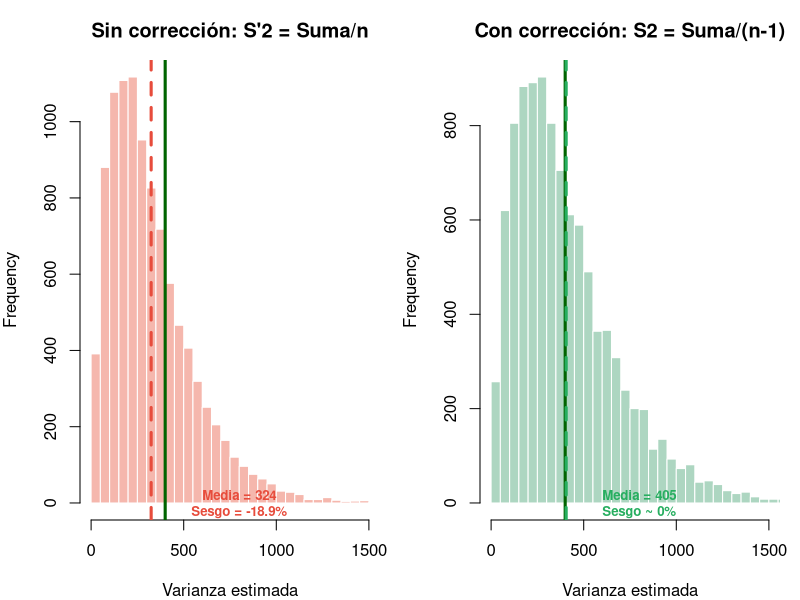
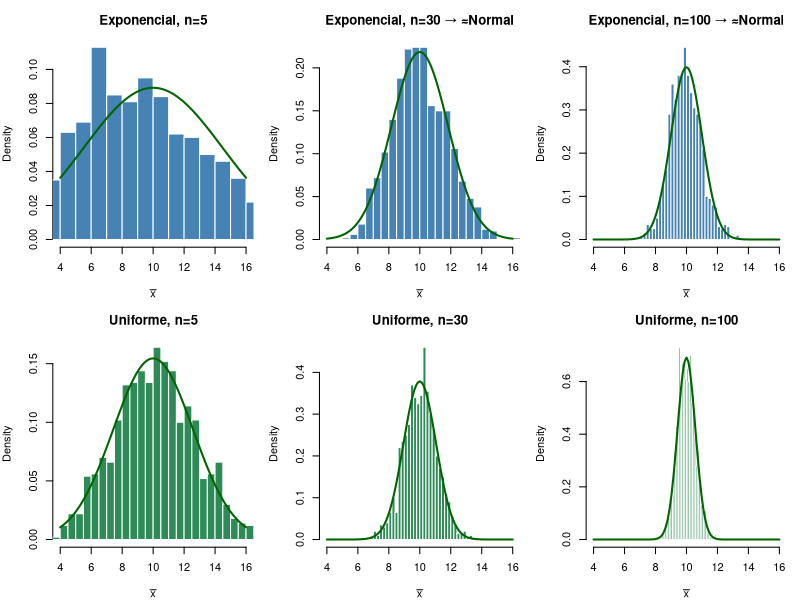
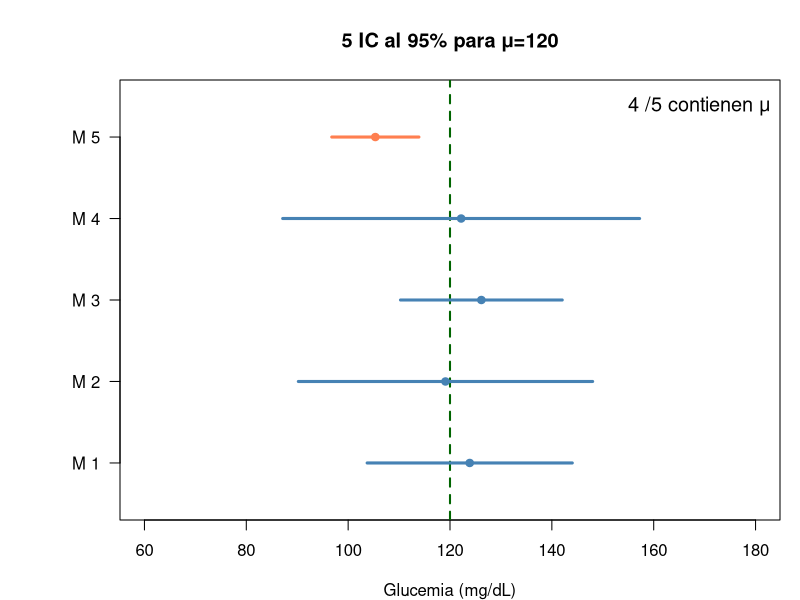
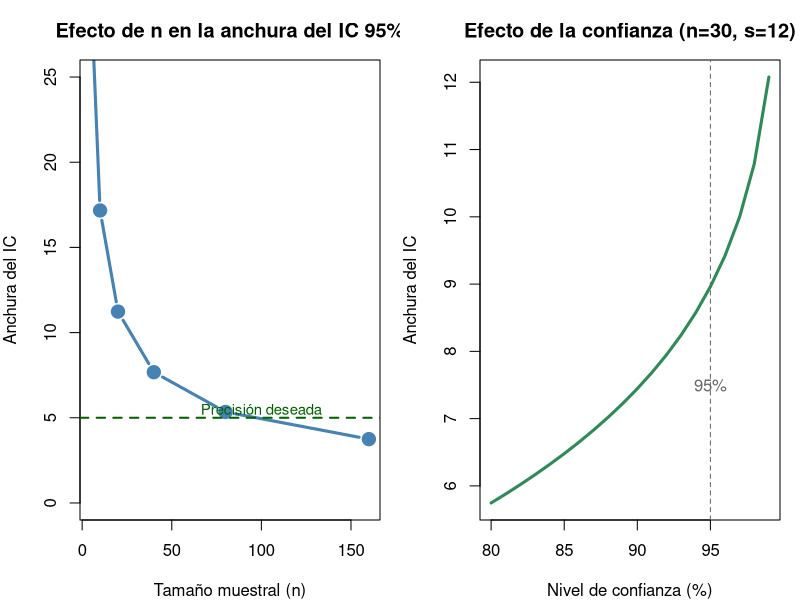
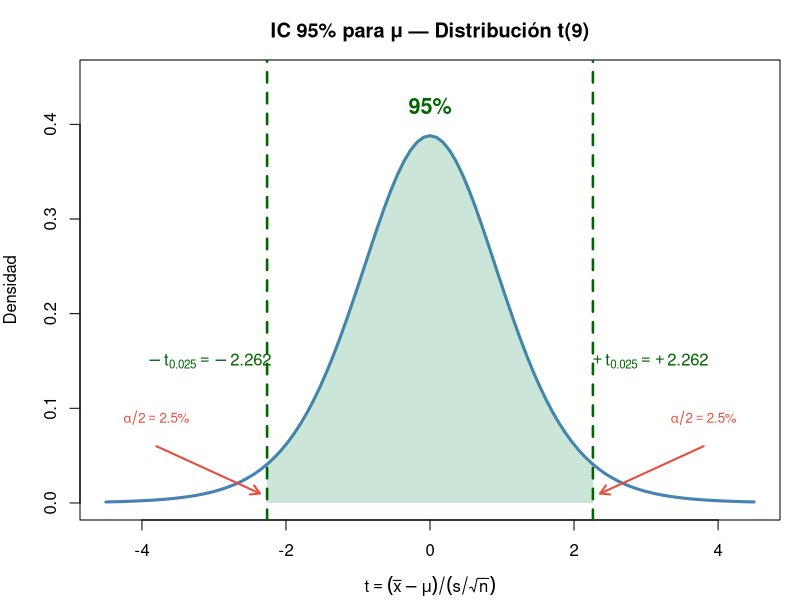
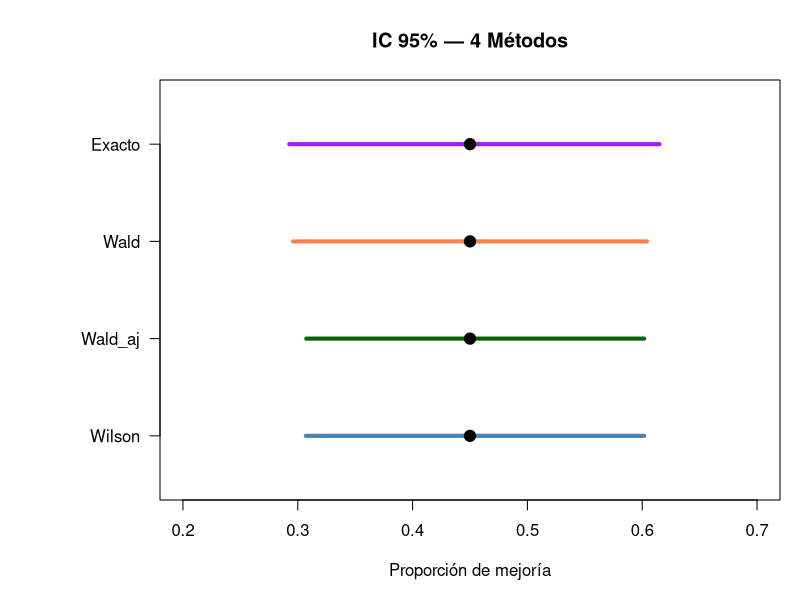
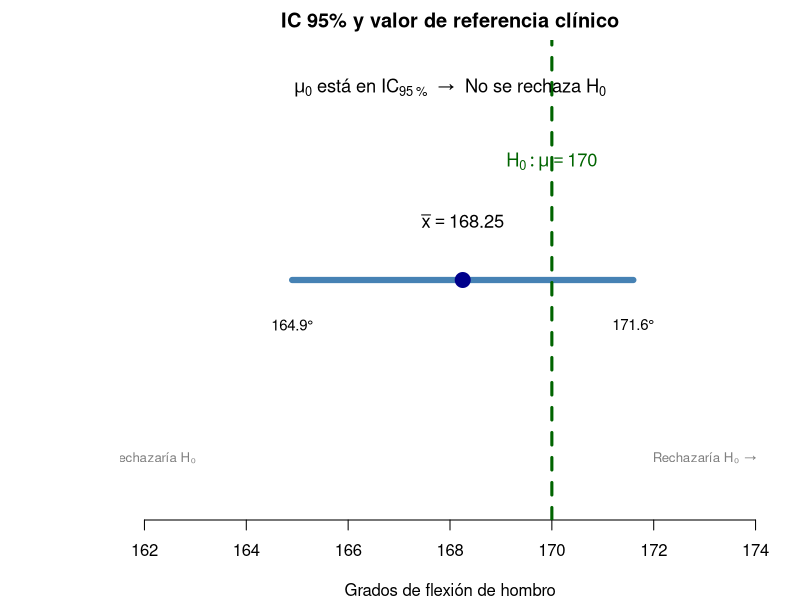

The R source for these figures, in order:
## ---- chunk 1
#| fig-height: 5
set.seed(42)
n <- 5; sigma2 <- 400; Nsim <- 10000
S2_prime <- replicate(Nsim, {x <- rnorm(n, 150, sqrt(sigma2)); sum((x-mean(x))^2)/n})
S2_correct <- S2_prime * n/(n-1)  # S² = S'² × n/(n-1)

par(mfrow=c(1,2), mar=c(4,4,3,1))
hist(S2_prime, col=rgb(0.9,0.3,0.2,0.4), border="white", breaks=40,
     main="Sin corrección: S'2 = Suma/n",
     xlab="Varianza estimada", xlim=c(0,1500))
abline(v=sigma2, col="darkgreen", lwd=3); abline(v=mean(S2_prime), col="#e74c3c", lwd=3, lty=2)
text(800, 0.003, paste0("Media = ",round(mean(S2_prime),0),"\nSesgo = -",round(100*(1-mean(S2_prime)/sigma2),1),"%"),
     col="#e74c3c", font=2, cex=0.8)

hist(S2_correct, col=rgb(0.2,0.6,0.4,0.4), border="white", breaks=40,
     main="Con corrección: S2 = Suma/(n-1)",
     xlab="Varianza estimada", xlim=c(0,1500))
abline(v=sigma2, col="darkgreen", lwd=3); abline(v=mean(S2_correct), col="#27ae60", lwd=3, lty=2)
text(800, 0.003, paste0("Media = ",round(mean(S2_correct),0),"\nSesgo ~ 0%"),
     col="#27ae60", font=2, cex=0.8)
par(mfrow=c(1,1))
## ---- chunk 2
#| fig-height: 6.2
par(mfrow=c(2,3), mar=c(4,4,3,1)); set.seed(123)
for(n in c(5, 30, 100)){
  medias <- replicate(1000, mean(rexp(n, rate=1/10)))
  hist(medias, col="steelblue", border="white", breaks=30, freq=FALSE,
       main=paste0("Exponencial, n=", n, if(n>=30){" → ≈Normal"}else{""}),
       xlab=expression(bar(x)), xlim=c(4,16))
  curve(dnorm(x, 10, 10/sqrt(n)), add=T, col="darkgreen", lwd=2)
}
for(n in c(5, 30, 100)){
  medias <- replicate(1000, mean(runif(n, 0, 20)))
  hist(medias, col="seagreen", border="white", breaks=30, freq=FALSE,
       main=paste0("Uniforme, n=", n), xlab=expression(bar(x)), xlim=c(4,16))
  curve(dnorm(x, 10, sqrt((20^2/12)/n)), add=T, col="darkgreen", lwd=2)
}
par(mfrow=c(1,1))
## ---- chunk 3
#| fig-height: 5
set.seed(123); mu<-120; sigma<-20; n<-5; t_crit<-qt(0.975,n-1)
par(mar=c(4,6,4,1)); plot(NA, xlim=c(60,180), ylim=c(0.5,5.5), yaxt="n",
     xlab="Glucemia (mg/dL)", ylab="", main="5 IC al 95% para μ=120")
axis(2, at=1:5, labels=paste("M",1:5), las=2); abline(v=120, col="darkgreen", lwd=2, lty=2)
contiene<-0
for(i in 1:5){m<-rnorm(n,mu,sigma); ic<-mean(m)+c(-1,1)*t_crit*sd(m)/sqrt(n)
  col<-if(ic[1]<=120&ic[2]>=120){contiene<-contiene+1;"steelblue"}else{"coral"}
  lines(ic, c(i,i), col=col, lwd=3); points(mean(m), i, pch=19, col=col)}
legend("topright", paste(contiene,"/5 contienen μ"), bty="n", cex=1.2)
## ---- chunk 4
x<-c(162,176,169,165,171,169,172,168,167,175)
n<-length(x); xbar<-mean(x); s<-sd(x); t_crit<-qt(0.975,n-1)
d<-t_crit*s/sqrt(n)
cat("n =", n, "xbar =", round(xbar,2), "s =", round(s,2),
    "\nt(0.025, 9) =", round(t_crit,3),
    "\nIC 95%: (", round(xbar-d,2), ",", round(xbar+d,2), ") mg/dL",
    "\nPrecisión d =", round(d,2), "mg/dL")
## ---- chunk 5
#| fig-height: 5
par(mfrow=c(1,2), mar=c(4,4,3,1))
# Efecto de n (misma s, misma confianza)
s<-12; conf<-0.95
ns<-c(5,10,20,40,80,160)
widths<-sapply(ns,function(n){2*qt((1+conf)/2,n-1)*s/sqrt(n)})
plot(ns, widths, type="b", pch=19, col="steelblue", lwd=3, cex=1.5,
     main="Efecto de n en la anchura del IC 95%",
     xlab="Tamaño muestral (n)", ylab="Anchura del IC", ylim=c(0,25))
abline(h=5, lty=2, col="darkgreen", lwd=2)
text(100, 5.5, "Precisión deseada", col="darkgreen", cex=0.9)

# Efecto de la confianza (mismo n, misma s)
n<-30; confs<-seq(0.80,0.99,0.01)
widths2<-sapply(confs,function(c){2*qt((1+c)/2,n-1)*s/sqrt(n)})
plot(confs*100, widths2, type="l", lwd=3, col="seagreen",
     main="Efecto de la confianza (n=30, s=12)",
     xlab="Nivel de confianza (%)", ylab="Anchura del IC")
abline(v=95, lty=2, col="grey40")
text(95, 7.5, "95%", col="grey40")
par(mfrow=c(1,1))
## ---- chunk 6
#| fig-height: 5
x <- c(162,176,169,165,171,169,172,168,167,175)
n <- length(x); xbar <- mean(x); s <- sd(x)
t_crit <- qt(0.975, n-1)

curve(dt(x, n-1), -4.5, 4.5, lwd = 3, col = "steelblue",
      main = "IC 95% para μ — Distribución t(9)",
      xlab = expression(t == (bar(x)-mu)/(s/sqrt(n))), ylab = "Densidad",
      ylim = c(0, 0.45))
# Región central 95%
xc <- seq(-t_crit, t_crit, 0.01)
yc <- dt(xc, n-1)
polygon(c(xc, rev(xc)), c(yc, rep(0, length(yc))),
        col = rgb(0.2, 0.6, 0.4, 0.25), border = NA)
# Líneas críticas
abline(v = c(-t_crit, t_crit), col = "darkgreen", lwd = 2.5, lty = 2)
# Anotaciones
text(0, 0.42, "95%", col = "darkgreen", font = 2, cex = 1.3)
text(-t_crit - 0.8, 0.15, expression(-t[0.025] == -2.262), col = "darkgreen")
text(t_crit + 0.8, 0.15, expression(+t[0.025] == +2.262), col = "darkgreen")
arrows(-3.8, 0.06, -t_crit - 0.1, 0.01, col = "#e74c3c", lwd = 2, length = 0.1)
arrows(3.8, 0.06, t_crit + 0.1, 0.01, col = "#e74c3c", lwd = 2, length = 0.1)
text(-3.8, 0.09, expression(alpha/2 == 2.5*"%"), col = "#e74c3c", cex = 0.8)
text(3.8, 0.09, expression(alpha/2 == 2.5*"%"), col = "#e74c3c", cex = 0.8)
## ---- chunk 7
s_piloto <- 4.06; d_deseada <- 3; alpha <- 0.05
# Iteración
n0 <- ceiling((qnorm(1-alpha/2) * s_piloto / d_deseada)^2)
n1 <- ceiling((qt(1-alpha/2, n0-1) * s_piloto / d_deseada)^2)
n2 <- ceiling((qt(1-alpha/2, n1-1) * s_piloto / d_deseada)^2)
cat("n0 (z) =", n0, "→ n1 (t,", n0-1, "gl) =", n1, "→ n2 (t,", n1-1, "gl) =", n2)
## ---- chunk 8
x <- c(168,174,162,170,166,172,164,170)
n<-length(x); xbar<-mean(x); s<-sd(x); t_crit<-qt(0.975,n-1)
IC_lo<-xbar-t_crit*s/sqrt(n); IC_hi<-xbar+t_crit*s/sqrt(n)
cat("IC 95%: (", round(IC_lo,1), ",", round(IC_hi,1), ")°",
    "\nPrecision d =", round(t_crit*s/sqrt(n),2), "°")
## ---- chunk 9
x<-18; n<-40; z<-qnorm(0.975)
# Wilson
den<-n+z^2; cent<-(x+z^2/2)/den; marg<-z/den*sqrt(x*(n-x)/n+z^2/4)
cat("IC 95% Wilson: (", round(cent-marg,3), ",", round(cent+marg,3), ")",
    "\n→ Entre", round(100*(cent-marg),1), "% y", round(100*(cent+marg),1), "%",
    "\nPrecisión: ±", round(marg*100,1), "pp")
## ---- chunk 10
cat("IC 90%: z =", round(qnorm(0.95),3),
    "\nIC 95%: z =", round(qnorm(0.975),3),
    "\nIC 99%: z =", round(qnorm(0.995),3))
## ---- chunk 11
n<-ceiling((qnorm(0.975)/0.05)^2 * 0.45 * 0.55)
cat("n necesario =", n, "pacientes")
## ---- chunk 12
# IC exacto de Clopper-Pearson en R
x <- 18; n <- 40
ic_exacto <- binom.test(x, n, conf.level = 0.95)$conf.int
cat("IC 95% exacto (Clopper-Pearson): (", round(ic_exacto[1], 3), ",", round(ic_exacto[2], 3), ")")

# Comparación con Wilson
z <- qnorm(0.975); den <- n + z^2
cent <- (x + z^2/2)/den; marg <- z/den * sqrt(x*(n-x)/n + z^2/4)
cat("\nIC 95% Wilson:                    (", round(cent - marg, 3), ",", round(cent + marg, 3), ")")
cat("\n\nClopper-Pearson es más ancho (conservador) pero garantiza cobertura ≥ 95%.")
## ---- chunk 13
#| fig-height: 4.5
x<-18; n<-40; alpha<-0.05; z<-qnorm(1-alpha/2); p_hat<-x/n
den<-n+z^2; w_cent<-(x+z^2/2)/den; w_marg<-z/den*sqrt(x*(n-x)/n+z^2/4)
wilson<-c(w_cent-w_marg, w_cent+w_marg)
p_tilde<-(x+2)/(n+4); wa_marg<-z*sqrt(p_tilde*(1-p_tilde)/(n+4))
wald_adj<-c(p_tilde-wa_marg, p_tilde+wa_marg)
wald<-c(p_hat-z*sqrt(p_hat*(1-p_hat)/n), p_hat+z*sqrt(p_hat*(1-p_hat)/n))
exacto<-binom.test(x,n,conf.level=0.95)$conf.int
ics<-rbind(Wilson=wilson, Wald_aj=wald_adj, Wald=wald, Exacto=exacto)
par(mar=c(5,8,4,1))
plot(NA, xlim=c(0.2,0.7), ylim=c(0.5,4.5), yaxt="n", ylab="",
     xlab="Proporción de mejoría", main="IC 95% — 4 Métodos")
axis(2, at=1:4, labels=rownames(ics), las=2)
for(i in 1:4){lines(ics[i,], c(i,i), lwd=4, col=c("steelblue","darkgreen","coral","purple")[i])
  points(p_hat, i, pch=19, cex=1.5)}
## ---- chunk 14
xbar<-169.4; s<-4.30; n<-10; SE<-s/sqrt(n); tc<-qt(0.975,9)
for(mu0 in c(170, 175, 165)){
  t_stat<-(xbar-mu0)/SE; en_IC<-mu0>=xbar-tc*SE & mu0<=xbar+tc*SE
  cat("mu0 =", mu0, "| t =", round(t_stat,3), "| Rechaza:", abs(t_stat)>tc, "| En IC:", en_IC, "\n")
}
## ---- chunk 15
#| fig-height: 3.5
par(mar=c(4,6,2,1))
plot(NA, xlim=c(162, 174), ylim=c(0.5, 3.5), yaxt="n", ylab="", bty="n",
     xlab="Grados de flexión de hombro", main="IC 95% y valor de referencia clínico")
ic_lo <- 164.9; ic_hi <- 171.6; xbar <- 168.25; mu0 <- 170
lines(c(ic_lo, ic_hi), c(2,2), lwd=6, col="steelblue")
points(xbar, 2, pch=19, cex=2, col="darkblue")
text(xbar, 2.4, expression(bar(x) == 168.25), cex=1.1)
text(ic_lo, 1.7, "164.9°", cex=0.9); text(ic_hi, 1.7, "171.6°", cex=0.9)
abline(v=mu0, col="darkgreen", lwd=3, lty=2)
text(mu0, 2.8, expression(H[0]: mu == 170), col="darkgreen", cex=1.1)
text(168, 3.3, expression(mu[0] * " está en " * IC[95 ~ "%"] * "  →  No se rechaza " * H[0]), cex=1.1, font=2)
text(162, 0.8, "← Rechazaría H₀", col="grey50", cex=0.8)
text(173, 0.8, "Rechazaría H₀ →", col="grey50", cex=0.8)
